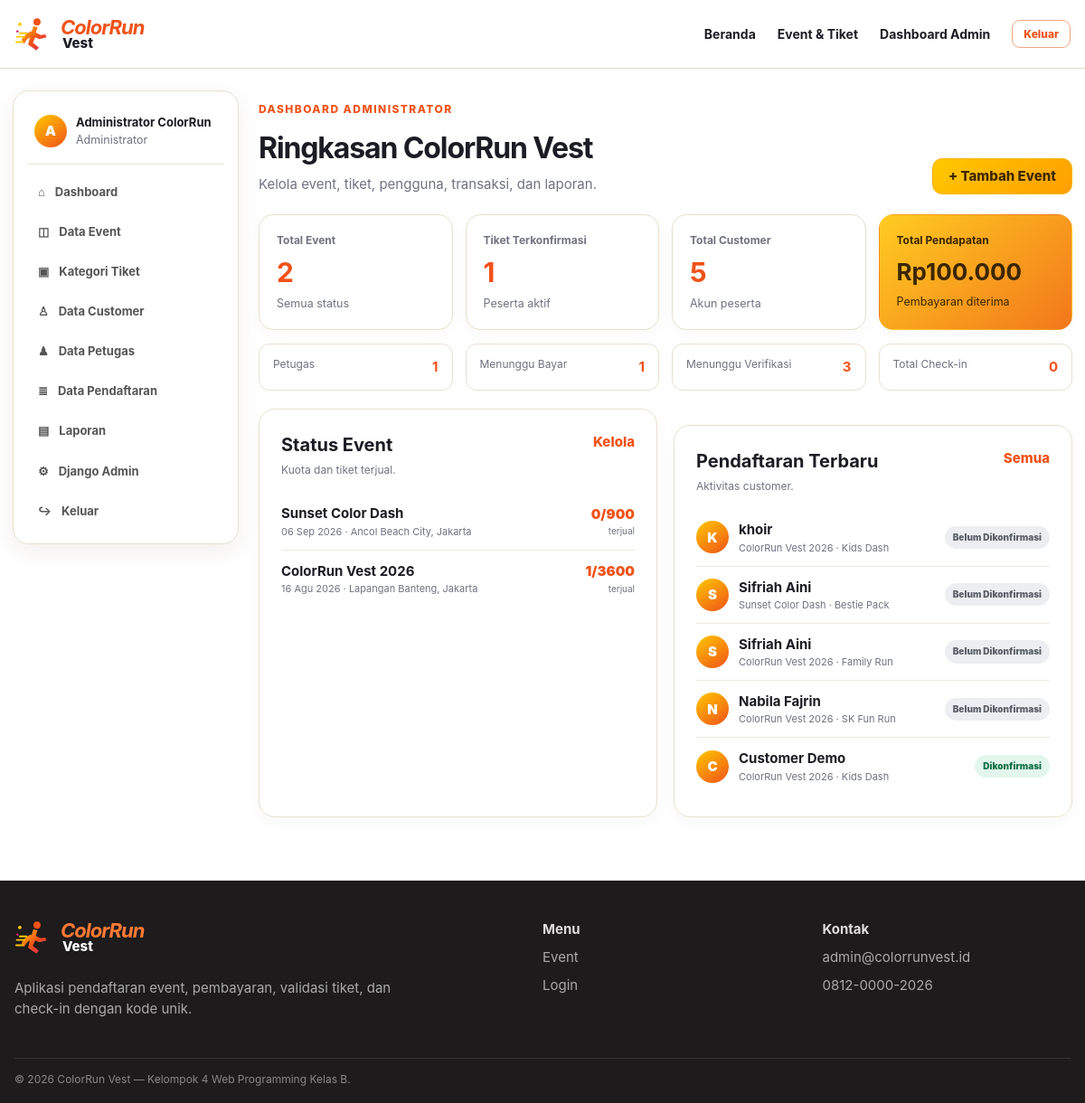
The app's page /administrator/dashboard/ (signed in) with its own data.
### administrator/models.py (models this page shows, shortened)
class Event(models.Model):
    class StatusEvent(models.TextChoices):
        DRAFT = "draft", "Draft"
        DIPUBLIKASIKAN = "dipublikasikan", "Dipublikasikan"
        BERLANGSUNG = "berlangsung", "Berlangsung"
        SELESAI = "selesai", "Selesai"
        DIBATALKAN = "dibatalkan", "Dibatalkan"
    nama_event = models.CharField(max_length=200)
    slug = models.SlugField(max_length=220, unique=True)
    poster_event = models.ImageField(
        upload_to="event/poster/", blank=True, null=True,
        validators=[FileExtensionValidator(allowed_extensions=["jpg", "jpeg", "png", "webp"])],
    )
    banner_event = models.ImageField(
        upload_to="event/banner/", blank=True, null=True,
        validators=[FileExtensionValidator(allowed_extensions=["jpg", "jpeg", "png", "webp"])],
    )
    deskripsi = models.TextField()
    tanggal_mulai = models.DateField()
    tanggal_selesai = models.DateField(blank=True, null=True)
    jam_mulai = models.TimeField()
    jam_selesai = models.TimeField(blank=True, null=True)
    lokasi = models.CharField(max_length=255)
    google_maps = models.URLField(blank=True)
    dress_code = models.CharField(max_length=200, blank=True)
    rute_color_run = models.TextField(blank=True)
    fasilitas = models.TextField(blank=True, help_text="Tuliskan satu fasilitas pada setiap baris.")
    hadiah_doorprize = models.TextField(blank=True)
    contact_person = models.CharField(max_length=100)
    nomor_contact_person = models.CharField(max_length=20)
    faq = models.TextField(blank=True, help_text="Tuliskan pertanyaan dan jawaban yang sering diajukan.")
    status = models.CharField(max_length=20, choices=StatusEvent.choices, default=StatusEvent.DRAFT)
    dibuat_oleh = models.ForeignKey(
        settings.AUTH_USER_MODEL, on_delete=models.SET_NULL, null=True, blank=True,
        related_name="event_dibuat",
    )
    dibuat_pada = models.DateTimeField(auto_now_add=True)
    diperbarui_pada = models.DateTimeField(auto_now=True)
    class Meta:
        verbose_name = "Event"
        verbose_name_plural = "Event"
        ordering = ["-tanggal_mulai", "-jam_mulai"]
    @property
    def total_kuota(self):
        return sum(kategori.kuota for kategori in self.kategori_tiket.all())
    @property
    def total_tiket_terjual(self):
        return sum(kategori.jumlah_tiket_terjual for kategori in self.kategori_tiket.all())

class KategoriTiket(models.Model):
    event = models.ForeignKey(Event, on_delete=models.CASCADE, related_name="kategori_tiket")
    nama_kategori = models.CharField(max_length=100)
    deskripsi = models.TextField(blank=True)
    harga = models.DecimalField(max_digits=12, decimal_places=2, validators=[MinValueValidator(0)])
    kuota = models.PositiveIntegerField(validators=[MinValueValidator(1)])
    tanggal_penjualan_mulai = models.DateTimeField(default=timezone.now)
    tanggal_penjualan_selesai = models.DateTimeField(blank=True, null=True)
    aktif = models.BooleanField(default=True)
    dibuat_pada = models.DateTimeField(auto_now_add=True)
    diperbarui_pada = models.DateTimeField(auto_now=True)
    class Meta:
        verbose_name = "Kategori Tiket"
        verbose_name_plural = "Kategori Tiket"
        ordering = ["event", "harga"]
        constraints = [
            models.UniqueConstraint(fields=["event", "nama_kategori"], name="kategori_tiket_unik_per_event")
        ]
    @property
    def jumlah_tiket_terjual(self):
        return self.pendaftaran.filter(
            status_pendaftaran__in=["dikonfirmasi", "check_in", "selesai"],
            pembayaran__status_pembayaran="diterima",
        ).count()

class PengaturanSistem(models.Model):
    nama_aplikasi = models.CharField(max_length=150, default="ColorRun Vest")
    nama_penyelenggara = models.CharField(max_length=150, blank=True)
    logo_event = models.ImageField(upload_to="pengaturan/logo/", blank=True, null=True)
    banner = models.ImageField(upload_to="pengaturan/banner/", blank=True, null=True)
    nama_bank = models.CharField(max_length=100, blank=True)
    nomor_rekening = models.CharField(max_length=50, blank=True)
    atas_nama_rekening = models.CharField(max_length=150, blank=True)
    qris = models.ImageField(upload_to="pengaturan/qris/", blank=True, null=True)
    email_admin = models.EmailField(blank=True)
    nomor_whatsapp = models.CharField(max_length=20, blank=True)
    instagram = models.URLField(blank=True)
    tiktok = models.URLField(blank=True)
    facebook = models.URLField(blank=True)
    alamat = models.TextField(blank=True)
    diperbarui_oleh = models.ForeignKey(
        settings.AUTH_USER_MODEL, on_delete=models.SET_NULL, null=True, blank=True,
        related_name="pengaturan_diperbarui",
    )
    diperbarui_pada = models.DateTimeField(auto_now=True)
    class Meta:
        verbose_name = "Pengaturan Sistem"
        verbose_name_plural = "Pengaturan Sistem"

### customer/models.py (models this page shows, shortened)
class Pendaftaran(models.Model):
    class UkuranKaos(models.TextChoices):
        S = "S", "S"
        M = "M", "M"
        L = "L", "L"
        XL = "XL", "XL"
        XXL = "XXL", "XXL"
    class JenisKelamin(models.TextChoices):
        LAKI_LAKI = "L", "Laki-laki"
        PEREMPUAN = "P", "Perempuan"
    class StatusPendaftaran(models.TextChoices):
        BELUM_DIKONFIRMASI = "belum_dikonfirmasi", "Belum Dikonfirmasi"
        DIKONFIRMASI = "dikonfirmasi", "Dikonfirmasi"
        CHECK_IN = "check_in", "Sudah Check-in"
        SELESAI = "selesai", "Selesai"
        DIBATALKAN = "dibatalkan", "Dibatalkan"
    kode_pendaftaran = models.CharField(max_length=30, unique=True, editable=False)
    kode_check_in = models.CharField(max_length=12, unique=True, editable=False)
    customer = models.ForeignKey(Customer, on_delete=models.PROTECT, related_name="pendaftaran")
    event = models.ForeignKey("administrator.Event", on_delete=models.PROTECT, related_name="pendaftaran")
    kategori_tiket = models.ForeignKey(
        "administrator.KategoriTiket", on_delete=models.PROTECT, related_name="pendaftaran"
    )
    nama_lengkap = models.CharField(max_length=150)
    email = models.EmailField()
    nomor_hp = models.CharField(max_length=20)
    tanggal_lahir = models.DateField()
    jenis_kelamin = models.CharField(max_length=1, choices=JenisKelamin.choices)
    ukuran_kaos = models.CharField(max_length=3, choices=UkuranKaos.choices)
    nama_kontak_darurat = models.CharField(max_length=150)
    nomor_kontak_darurat = models.CharField(max_length=20)
    riwayat_penyakit = models.TextField(blank=True, help_text="Opsional. Kosongkan jika tidak ada.")
    harga_tiket = models.DecimalField(max_digits=12, decimal_places=2, validators=[MinValueValidator(0)])
    status_pendaftaran = models.CharField(
        max_length=30, choices=StatusPendaftaran.choices, default=StatusPendaftaran.BELUM_DIKONFIRMASI
    )
    waktu_pendaftaran = models.DateTimeField(auto_now_add=True)
    diperbarui_pada = models.DateTimeField(auto_now=True)
    catatan = models.TextField(blank=True)
    class Meta:
        verbose_name = "Pendaftaran"
        verbose_name_plural = "Pendaftaran"
        ordering = ["-waktu_pendaftaran"]
        indexes = [
            models.Index(fields=["kode_pendaftaran"]),
            models.Index(fields=["kode_check_in"]),
            models.Index(fields=["status_pendaftaran"]),
            models.Index(fields=["event"]),
        ]
        constraints = [
            models.UniqueConstraint(fields=["customer", "event"], name="satu_customer_satu_event")
        ]

### administrator/views.py (the view)
# urls.py: path("dashboard/", views.administrator_dashboard, name="administrator_dashboard"),
@role_required("administrator")
def administrator_dashboard(request):
    confirmed = Pendaftaran.objects.filter(status_pendaftaran__in=["dikonfirmasi", "check_in", "selesai"])
    context = {
        "total_event": Event.objects.count(),
        "total_customer": Customer.objects.count(),
        "total_petugas": Petugas.objects.count(),
        "total_tiket_terjual": confirmed.count(),
        "total_pembayaran_masuk": Pembayaran.objects.filter(status_pembayaran="diterima").aggregate(total=Sum("jumlah_pembayaran"))["total"] or 0,
        "tiket_belum_dibayar": Pembayaran.objects.filter(status_pembayaran="menunggu_pembayaran").count(),
        "menunggu_verifikasi": Pembayaran.objects.filter(status_pembayaran="menunggu_verifikasi").count(),
        "total_checkin": CheckIn.objects.count(),
        "events": Event.objects.prefetch_related("kategori_tiket")[:6],
        "recent_registrations": Pendaftaran.objects.select_related("event", "kategori_tiket", "pembayaran")[:8],
    }
    return render(request, "administrator/dashboard.html", context)

### templates/administrator/dashboard.html
{% extends 'base.html' %}{% load colorrun_tags %}{% block title %}Dashboard Administrator{% endblock %}{% block content %}<div class="dashboard-shell container-wide">{% include 'partials/sidebar_admin.html' %}<section class="dashboard-content"><div class="dashboard-heading"><div><span class="eyebrow">Dashboard Administrator</span><h1>Ringkasan ColorRun Vest</h1><p>Kelola event, tiket, pengguna, transaksi, dan laporan.</p></div><a class="btn btn-primary" href="{% url 'administrator_event_create' %}">+ Tambah Event</a></div><div class="stat-grid four"><div class="stat-card"><span>Total Event</span><strong>{{ total_event }}</strong><small>Semua status</small></div><div class="stat-card"><span>Tiket Terkonfirmasi</span><strong>{{ total_tiket_terjual }}</strong><small>Peserta aktif</small></div><div class="stat-card"><span>Total Customer</span><strong>{{ total_customer }}</strong><small>Akun peserta</small></div><div class="stat-card accent"><span>Total Pendapatan</span><strong class="money">{{ total_pembayaran_masuk|rupiah }}</strong><small>Pembayaran diterima</small></div></div><div class="stat-grid four secondary-stats"><div class="mini-stat"><span>Petugas</span><b>{{ total_petugas }}</b></div><div class="mini-stat"><span>Menunggu Bayar</span><b>{{ tiket_belum_dibayar }}</b></div><div class="mini-stat"><span>Menunggu Verifikasi</span><b>{{ menunggu_verifikasi }}</b></div><div class="mini-stat"><span>Total Check-in</span><b>{{ total_checkin }}</b></div></div><div class="dashboard-two-col"><div class="panel"><div class="panel-heading"><div><h2>Status Event</h2><p>Kuota dan tiket terjual.</p></div><a href="{% url 'administrator_event_list' %}">Kelola</a></div><div class="event-admin-list">{% for event in events %}<div><div><strong>{{ event.nama_event }}</strong><small>{{ event.tanggal_mulai|date:'d M Y' }} · {{ event.lokasi }}</small></div><div class="quota"><span>{{ event.total_tiket_terjual }}/{{ event.total_kuota }}</span><small>terjual</small></div></div>{% empty %}<div class="empty-state small">Belum ada event.</div>{% endfor %}</div></div><div class="panel"><div class="panel-heading"><div><h2>Pendaftaran Terbaru</h2><p>Aktivitas customer.</p></div><a href="{% url 'administrator_pendaftaran_list' %}">Semua</a></div><div class="compact-list">{% for item in recent_registrations %}<div><span class="avatar">{{ item.nama_lengkap|slice:':1'|upper }}</span><div><strong>{{ item.nama_lengkap }}</strong><small>{{ item.event.nama_event }} · {{ item.kategori_tiket.nama_kategori }}</small></div><span class="badge badge-{{ item.status_pendaftaran|status_class }}">{{ item.get_status_pendaftaran_display }}</span></div>{% empty %}<div class="empty-state small">Belum ada pendaftaran.</div>{% endfor %}</div></div></div></section></div>{% endblock %}

### templates/base.html (shortened to what this page needs)
{% load static colorrun_tags %}
<!DOCTYPE html>
<html lang="id">
<head>
    <link rel="stylesheet" href="{% static 'css/app.css' %}">
</head>
<body class="{% block body_class %}{% endblock %}">
<header class="topbar">
    <div class="container topbar-inner">
        <a class="brand" href="{% url 'home' %}" aria-label="ColorRun Vest">
            <img src="{% static 'img/logo-mark.svg' %}" alt="" width="42" height="42">
            <span><strong>ColorRun</strong><small>Vest</small></span>
        </a>
        <nav class="topnav" data-nav>
            <a href="{% url 'home' %}">Beranda</a>
            <a href="{% url 'event_list' %}">Event & Tiket</a>
            {% if current_role == 'customer' %}
                <a href="{% url 'customer_dashboard' %}">Dashboard</a>
                <a href="{% url 'profile' %}">Profil</a>
                <a class="btn btn-sm btn-outline" href="{% url 'logout' %}">Keluar</a>
            {% elif current_role == 'petugas' %}
                <a href="{% url 'petugas_dashboard' %}">Dashboard Petugas</a>
                <a class="btn btn-sm btn-outline" href="{% url 'logout' %}">Keluar</a>
            {% elif current_role == 'administrator' %}
                <a href="{% url 'administrator_dashboard' %}">Dashboard Admin</a>
                <a class="btn btn-sm btn-outline" href="{% url 'logout' %}">Keluar</a>
            {% else %}
                <a href="{% url 'login' %}">Masuk</a>
                <a class="btn btn-sm btn-primary" href="{% url 'register' %}">Daftar</a>
            {% endif %}
        </nav>
    </div>
</header>
<main>{% block content %}{% endblock %}</main>
<footer class="footer">
    <div class="container footer-grid">
        <div>
            <div class="brand footer-brand"><img src="{% static 'img/logo-mark.svg' %}" alt=""><span><strong>ColorRun</strong><small>Vest</small></span></div>
            <p>Aplikasi pendaftaran event, pembayaran, validasi tiket, dan check-in dengan kode unik.</p>
        </div>
        <div><strong>Menu</strong><a href="{% url 'event_list' %}">Event</a><a href="{% url 'login' %}">Login</a></div>
        <div><strong>Kontak</strong><span>{{ pengaturan_sistem.email_admin|default:'admin@colorrunvest.id' }}</span><span>{{ pengaturan_sistem.nomor_whatsapp|default:'0812-0000-2026' }}</span></div>
    </div>
    <div class="container footer-bottom">© 2026 ColorRun Vest — Kelompok 4 Web Programming Kelas B.</div>
</footer>
</body>
</html>

### templates/partials/sidebar_admin.html
<aside class="sidebar">
    <div class="sidebar-user"><span class="avatar">A</span><div><strong>{{ request.user.first_name|default:request.user.username }}</strong><small>Administrator</small></div></div>
    <nav>
        <a href="{% url 'administrator_dashboard' %}">⌂ <span>Dashboard</span></a>
        <a href="{% url 'administrator_event_list' %}">◫ <span>Data Event</span></a>
        <a href="{% url 'administrator_kategori_list' %}">▣ <span>Kategori Tiket</span></a>
        <a href="{% url 'administrator_customer_list' %}">♙ <span>Data Customer</span></a>
        <a href="{% url 'administrator_petugas_list' %}">♟ <span>Data Petugas</span></a>
        <a href="{% url 'administrator_pendaftaran_list' %}">≣ <span>Data Pendaftaran</span></a>
        <a href="{% url 'administrator_laporan' %}">▤ <span>Laporan</span></a>
        <a href="/admin/">⚙ <span>Django Admin</span></a>
        <a href="{% url 'logout' %}">↪ <span>Keluar</span></a>
    </nav>
</aside>

### records on screen
Event: nama_event "Sunset Color Dash", tanggal_mulai "06 Sep 2026", lokasi "Ancol Beach City, Jakarta", total_tiket_terjual "0", total_kuota "900"
Event: nama_event "ColorRun Vest 2026", tanggal_mulai "16 Agu 2026", lokasi "Lapangan Banteng, Jakarta", total_tiket_terjual "1", total_kuota "3600"
Pendaftaran: nama_lengkap "K", nama_lengkap "khoir", event.nama_event "ColorRun Vest 2026", kategori_tiket.nama_kategori "Kids Dash", status_pendaftaran "Belum Dikonfirmasi"
Pendaftaran: nama_lengkap "S", nama_lengkap "Sifriah Aini", event.nama_event "Sunset Color Dash", kategori_tiket.nama_kategori "Bestie Pack", status_pendaftaran "Belum Dikonfirmasi"
Pendaftaran: nama_lengkap "S", nama_lengkap "Sifriah Aini", event.nama_event "ColorRun Vest 2026", kategori_tiket.nama_kategori "Family Run", status_pendaftaran "Belum Dikonfirmasi"
Pendaftaran: nama_lengkap "N", nama_lengkap "Nabila Fajrin", event.nama_event "ColorRun Vest 2026", kategori_tiket.nama_kategori "SK Fun Run", status_pendaftaran "Belum Dikonfirmasi"
Pendaftaran: nama_lengkap "C", nama_lengkap "Customer Demo", event.nama_event "ColorRun Vest 2026", kategori_tiket.nama_kategori "Kids Dash", status_pendaftaran "Dikonfirmasi"
PengaturanSistem: email_admin "admin@colorrunvest.id", nomor_whatsapp "0812-0000-2026"

### other values on screen
{{ request.user.first_name|default:request.user.username }} "Administrator ColorRun"
{{ total_event }} "2"
{{ total_tiket_terjual }} "1"
{{ total_customer }} "5"
{{ total_pembayaran_masuk|rupiah }} "Rp100.000"
{{ total_petugas }} "1"
{{ tiket_belum_dibayar }} "1"
{{ menunggu_verifikasi }} "3"
{{ total_checkin }} "0"
